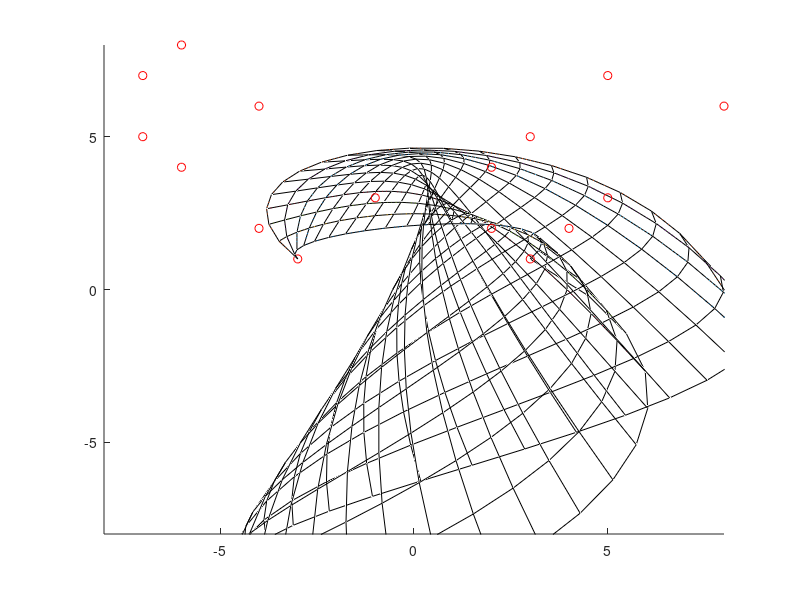

Write the MATLAB code that produced this figure.
% Surfaces
%assign the u vector
u=0:0.05:1;
for i=1:21
    U(i,1)=u(i)^3;
    U(i,2)=u(i)^2;
    U(i,3)=u(i);
    U(i,4)=1;
end

%assign the v vector
v=0:0.05:1;
for i=1:21
    V(i,1)=v(i)^3;
    V(i,2)=v(i)^2;
    V(i,3)=v(i);
    V(i,4)=1;
end

%transform matrix
M = [-4 3 -3 1; 3 -6 3 0; -3 3 0 0; 1 0 0 0];

%let's make a patch
p1 = [-3 -4 5 -6 -7 8 -7 -6 5 -4 3 2 -1 2 3 4;
    1 2 3 4 5 6 7 8 7 6 5 4 3 2 1 2;
    2 -3 4 5 6 -7 8 7 -6 5 -4 3 2 1 2 3;
    1 1 1 1 1 1 1 1 1 1 1 1 1 1 1 1];

%let's assign control vertices for this patch
cv_x=[p1(1,1) p1(1,5) p1(1,9) p1(1,13);
    p1(1,2) p1(1,6) p1(1,10) p1(1,14);
    p1(1,3) p1(1,7) p1(1,11) p1(1,15);
    p1(1,4) p1(1,8) p1(1,12) p1(1,16)];

cv_y = [p1(2,1) p1(2,5) p1(2,9) p1(2,13);
    p1(2,2) p1(2,6) p1(2,10) p1(2,14);
    p1(2,3) p1(2,7) p1(2,11) p1(2,15);
    p1(2,4) p1(2,8) p1(2,12) p1(2,16)];

cv_z = [p1(3,1) p1(3,5) p1(3,9) p1(3,13);
    p1(3,2) p1(3,6) p1(3,10) p1(3,14);
    p1(3,3) p1(3,7) p1(3,11) p1(3,15);
    p1(3,4) p1(3,8) p1(3,12) p1(3,16)];

%let's create the surface now
for i=1:21
    for j=1:21
        p_x(i,j)=U(i,:)*M*cv_x*M'*V(j,:)';
        p_y(i,j)=U(i,:)*M*cv_y*M'*V(j,:)';
        p_z(i,j)=U(i,:)*M*cv_z*M'*V(j,:)';
    end
end

%let's see what this looks like
hold on
axis([-8,8,-8,8,-8,8])
for i=1:21
    plot3(p_x(:,i),p_y(:,i),p_z(:,i), 'k');
    plot3(p_x(i,:),p_y(i,:),p_z(i,:), 'k');
end
for i=1:4
    plot3(p_x(:,i),p_y(:,i),p_z(:,i),':');
    plot3(p_x(i,:),p_y(i,:),p_z(i,:),':');
end

for i=1:4
    for j=1:4
        plot3(cv_x(j,i),cv_y(j,i),cv_z(j,i),'ro');
    end
end
